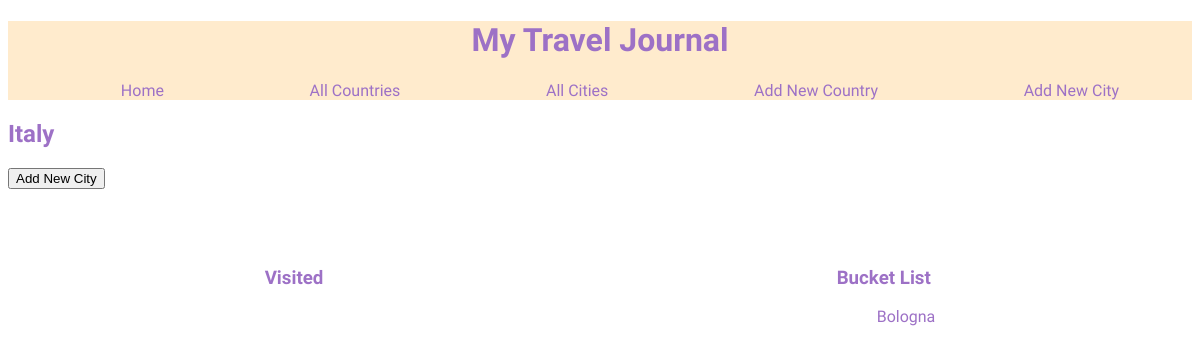
The page /countries/2 on the database as committed earlier.
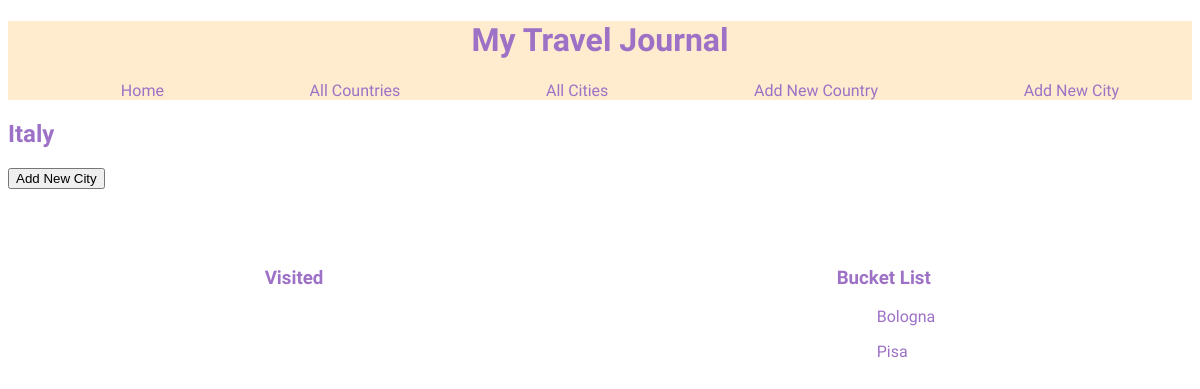
The same page on the database as committed later.
### tables this page shows
CREATE TABLE cities (
    ID INTEGER PRIMARY KEY AUTOINCREMENT,
    name VARCHAR,
    visited BOOLEAN DEFAULT FALSE,
    country_id INTEGER NOT NULL,
        FOREIGN KEY (country_id)
            REFERENCES countries(id)
        
);

### controllers/countries_controller.py (the view)
@countries_blueprint.route("/countries/<id>", methods = ['GET'])
def show_country(id):
    all_countries = country_repository.select_all()
    country = country_repository.select(id)
    cities = country_repository.cities(country)
    return render_template("countries/show.html", all_countries = all_countries, country = country, cities = cities)

### db/run_sql.py (called while the page is built)
def get_db():
    path = os.path.dirname(os.path.abspath(__file__))
    db = os.path.join(path, "travel_manager.db")
    conn = sqlite3.connect(db)
    conn.execute("PRAGMA foreign_keys = 1")
    conn.row_factory = sqlite3.Row
    return conn

def run_sql(sql, values=[]):
    db = get_db()
    cursor =db.cursor()
    cursor.execute(sql, values)
    results = cursor.fetchall()
    db.commit()
    db.close()
    return results

### repositories/country_repository.py (called while the page is built)
def select_all():
    countries = []
    sql = "SELECT * FROM countries"
    results = run_sql(sql)
    for row in results:
        visited = True if row['visited'] == 1 else False
        country = Country(row['name'], visited, row['id'])
        countries.append(country)
    return countries

def select(id):
    country = None
    sql = "SELECT * FROM countries WHERE id = ?"
    values = [id]
    results = run_sql(sql, values)[0]
    if results is not None:
        visited = True if results['visited'] == 1 else False
        country = Country(results['name'], visited, results['id'])
    return country

### templates/countries/show.html (shortened to what this page needs)
{% extends "base.html" %}
{% block content %}
<h2 class="headings">{{country.name}}</h2>
<form action="/cities/new", method = GET>
    <button>Add New City</button>
</form>
    <section class="flexme">
        <div>
            <h3 class = "headings">Visited</h3>
        </div>
        <div>
            <h3 class = "headings">Bucket List</h3>
                {% for city in cities %}
                {% if city.visited == False %}
                <ul class="lists">
                    <li><a href="/cities/{{city.id}}">{{city.name}}</a></li>
                </ul>
                {% endif %}
                {% endfor %}
        </div>
</section>
{% endblock %}

Rows that differ between the two databases and show on the page:
added cities: name "Pisa"
